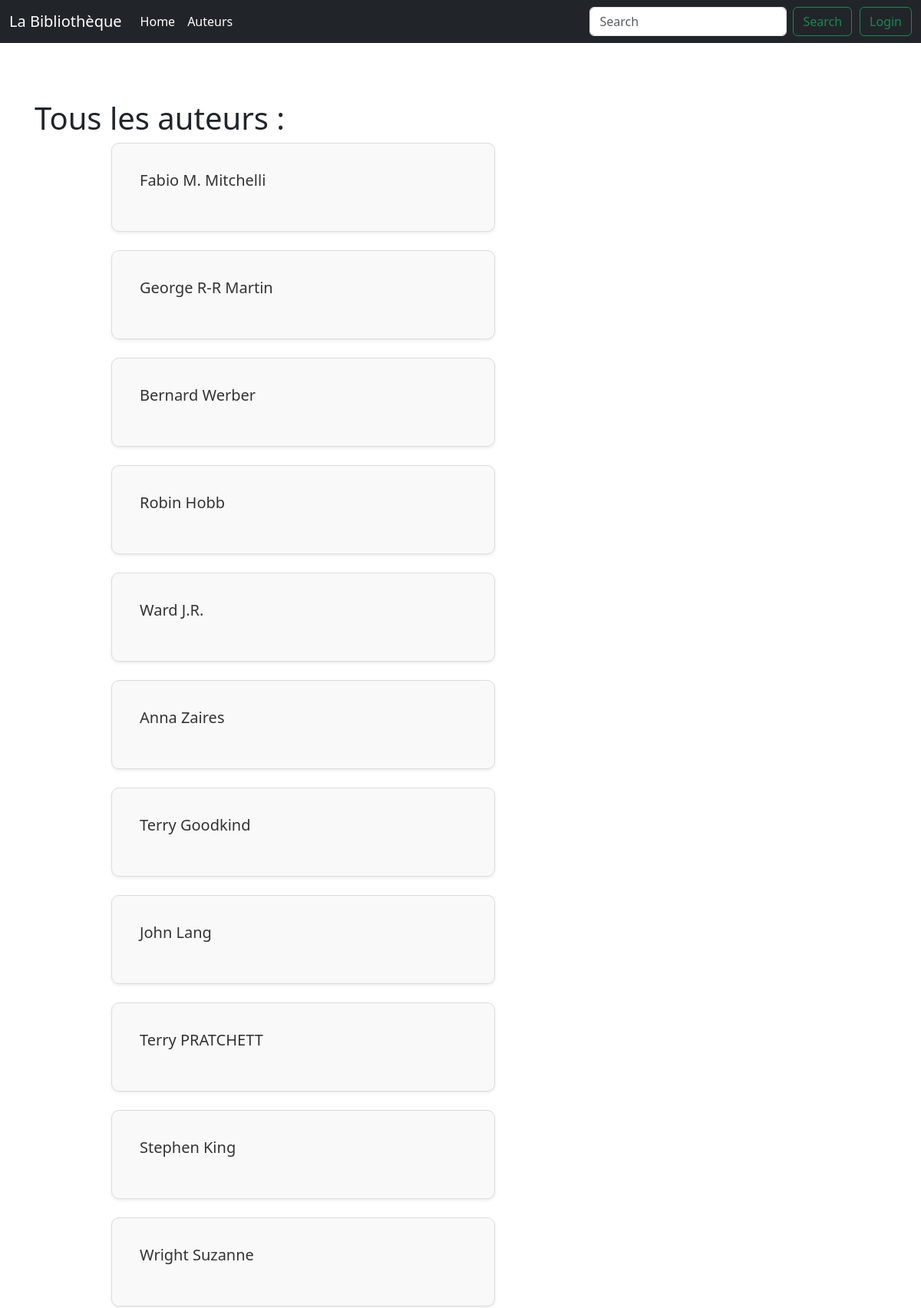
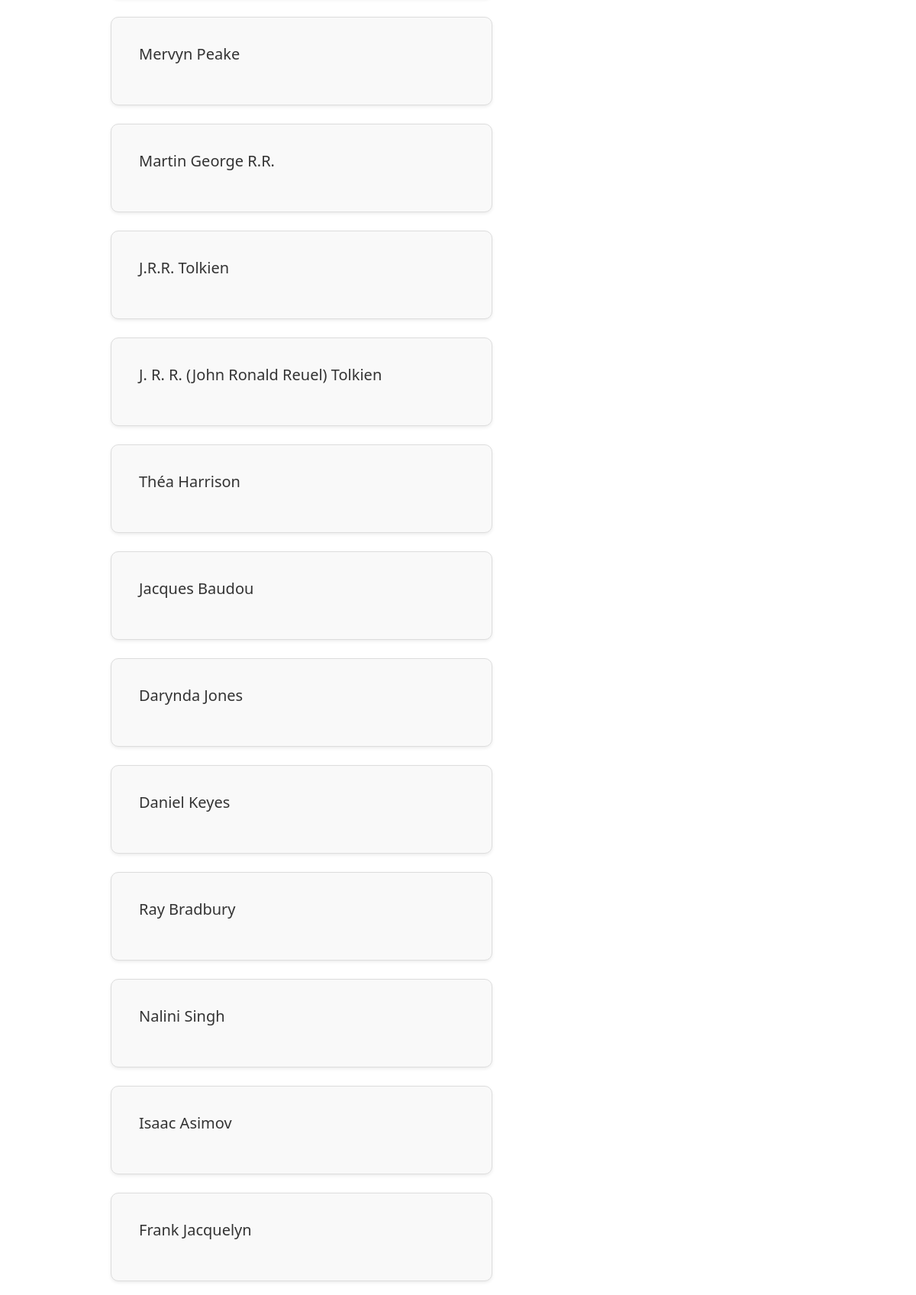
The page /list-author/ (upper part) on the database its author committed (2 pictures, top to bottom).
### tuto/models.py (models this page shows, shortened)
class Author(db.Model):
    id = db.Column(db.Integer,primary_key = True)
    name = db.Column(db.String(100))
    books = db.relationship('Book', back_populates='author', lazy=True)

### tuto/views.py (the view)
@app.route("/list-author/")
def author():
    authors = Author.query.all()
    return render_template(
    "listeAuthor.html",
    author=authors)

### tuto/templates/listeAuthor.html (shortened to what this page needs)
{% extends "base.html" %}
{% block styles %}
{{ super() }}
<link rel="stylesheet" href="{{url_for('static', filename='home.css')}}">
{% endblock %}
{% block content %}
<h1>Tous les auteurs :
</h1>
    <div class="liste">
        {% for a in author %}
        <div class="card mb-4 shadow-sm">
            <div class="card-body">
                <div id="AuthorDivBtn" class="d-flex justify-content-between align-items-center">
                    <h5 id="NomAuthor" class="card-title">{{ a.name }}</h5>
                </div>
            </div>
        </div>
        {% endfor %}
    </div>
{% endblock %}

### tuto/static/home.css (style rules this page uses)
.card { background-color: #f9f9f9; border-radius: 10px; border: 1px solid #ddd; padding: 20px; width: 500px; margin-left: 100px; transition: transform 0.2s; }
.card-title { font-size: 1.25rem; color: #333; }
#AuthorDivBtn { display: flex; flex-direction: row; align-items: center; margin-bottom: 10px; position: relative;; }

### rows shown on the page
Author: name "Fabio M. Mitchelli"
Author: name "George R-R Martin"
Author: name "Bernard Werber"
Author: name "Robin Hobb"
Author: name "Ward J.R."
Author: name "Anna Zaires"
Author: name "Terry Goodkind"
Author: name "John Lang"
Author: name "Terry PRATCHETT"
Author: name "Stephen King"
Author: name "Wright Suzanne"
Author: name "Mervyn Peake"
Author: name "Martin George R.R."
Author: name "J.R.R. Tolkien"
Author: name "J. R. R. (John Ronald Reuel) Tolkien"
Author: name "Théa Harrison"
Author: name "Jacques Baudou"
Author: name "Darynda Jones"
Author: name "Daniel Keyes"
Author: name "Ray Bradbury"
Author: name "Nalini Singh"
Author: name "Isaac Asimov"
Author: name "Frank Jacquelyn"
